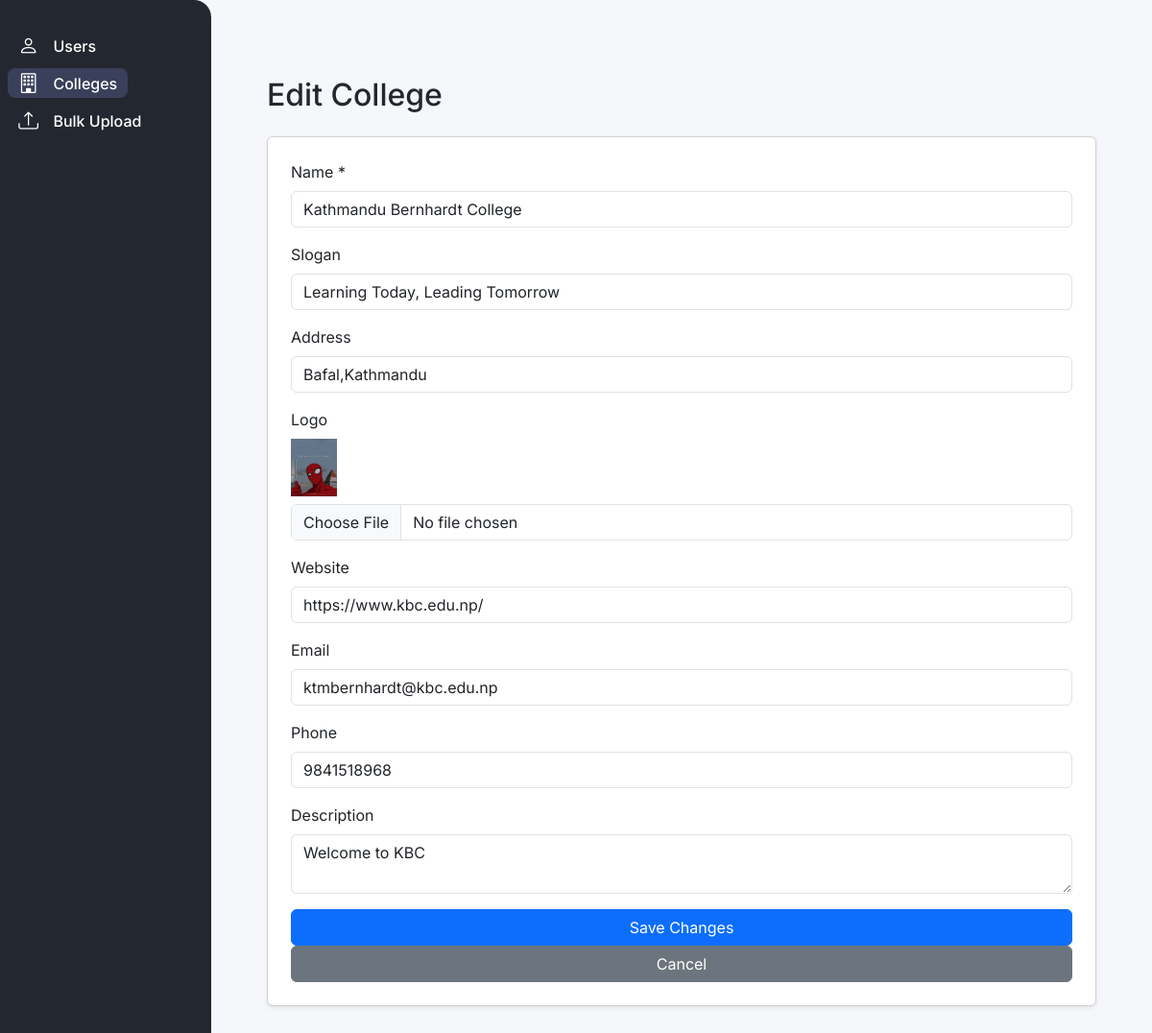
The page /dashboard/edit_college/1/ on the database its author committed.
### vcards/models.py (models this page shows, shortened)
class College(models.Model):
    name = models.CharField(max_length=255, unique=True)
    slogan = models.CharField(max_length=255, blank=True, null=True)
    address = models.CharField(max_length=255, blank=True, null=True)
    logo = models.ImageField(upload_to='college_logos/', blank=True, null=True)
    website = models.URLField(blank=True, null=True)
    email = models.EmailField(blank=True, null=True)
    phone = models.CharField(max_length=20, blank=True, null=True)
    description = models.TextField(blank=True, null=True)
    created_at = models.DateTimeField(auto_now_add=True)

### vcards/views.py (the view, shortened to what this page needs)
# urls.py: path('dashboard/edit_college/<int:college_id>/', edit_college, name='edit_college'),
def edit_college(request, college_id):
    college = get_object_or_404(College, id=college_id)
    return render(request, 'edit_college.html', {'college': college})

### vcards/Templates/edit_college.html (shortened to what this page needs)
<!DOCTYPE html>
<html lang="en">
<head>
    <link href="https://cdn.jsdelivr.net/npm/bootstrap@5.3.0/dist/css/bootstrap.min.css" rel="stylesheet">
</head>
<body class="container py-5">
    {% extends "base.html" %}
    {% block content %}
    <h2 class="mb-4">Edit College</h2>
    <form method="post" enctype="multipart/form-data" class="card p-4 shadow-sm">
        <div class="mb-3">
            <label class="form-label">Name *</label>
            <input type="text" name="name" class="form-control" value="{{ college.name }}" required>
        </div>
        <div class="mb-3">
            <label class="form-label">Slogan</label>
            <input type="text" name="slogan" class="form-control" value="{{ college.slogan }}">
        </div>
        <div class="mb-3">
            <label class="form-label">Address</label>
            <input type="text" name="address" class="form-control" value="{{ college.address }}">
        </div>
        <div class="mb-3">
            <label class="form-label">Logo</label>
            {% if college.logo %}
                <div class="mb-2">
                    <img src="{{ college.logo.url }}" alt="Logo" style="max-height:60px;">
                </div>
            {% endif %}
            <input type="file" name="logo" class="form-control">
        </div>
        <div class="mb-3">
            <label class="form-label">Website</label>
            <input type="url" name="website" class="form-control" value="{{ college.website }}">
        </div>
        <div class="mb-3">
            <label class="form-label">Email</label>
            <input type="email" name="email" class="form-control" value="{{ college.email }}">
        </div>
        <div class="mb-3">
            <label class="form-label">Phone</label>
            <input type="text" name="phone" class="form-control" value="{{ college.phone }}">
        </div>
        <div class="mb-3">
            <label class="form-label">Description</label>
            <textarea name="description" class="form-control">{{ college.description }}</textarea>
        </div>
        <button type="submit" class="btn btn-primary">Save Changes</button>
        <a href="{% url 'college_details' college.id %}" class="btn btn-secondary">Cancel</a>
    </form>
    {% endblock %}

### vcards/Templates/base.html (style rules this page uses)
body { font-family: 'Inter', Arial, sans-serif; background: #f5f7fa; color: #23272f; }

### rows shown on the page
College: name "Kathmandu Bernhardt College", slogan "Learning Today, Leading Tomorrow", address "Bafal,Kathmandu", logo (picture), website "https://www.kbc.edu.np/", email "ktmbernhardt@kbc.edu.np", phone "9841518968", description "Welcome to KBC"
